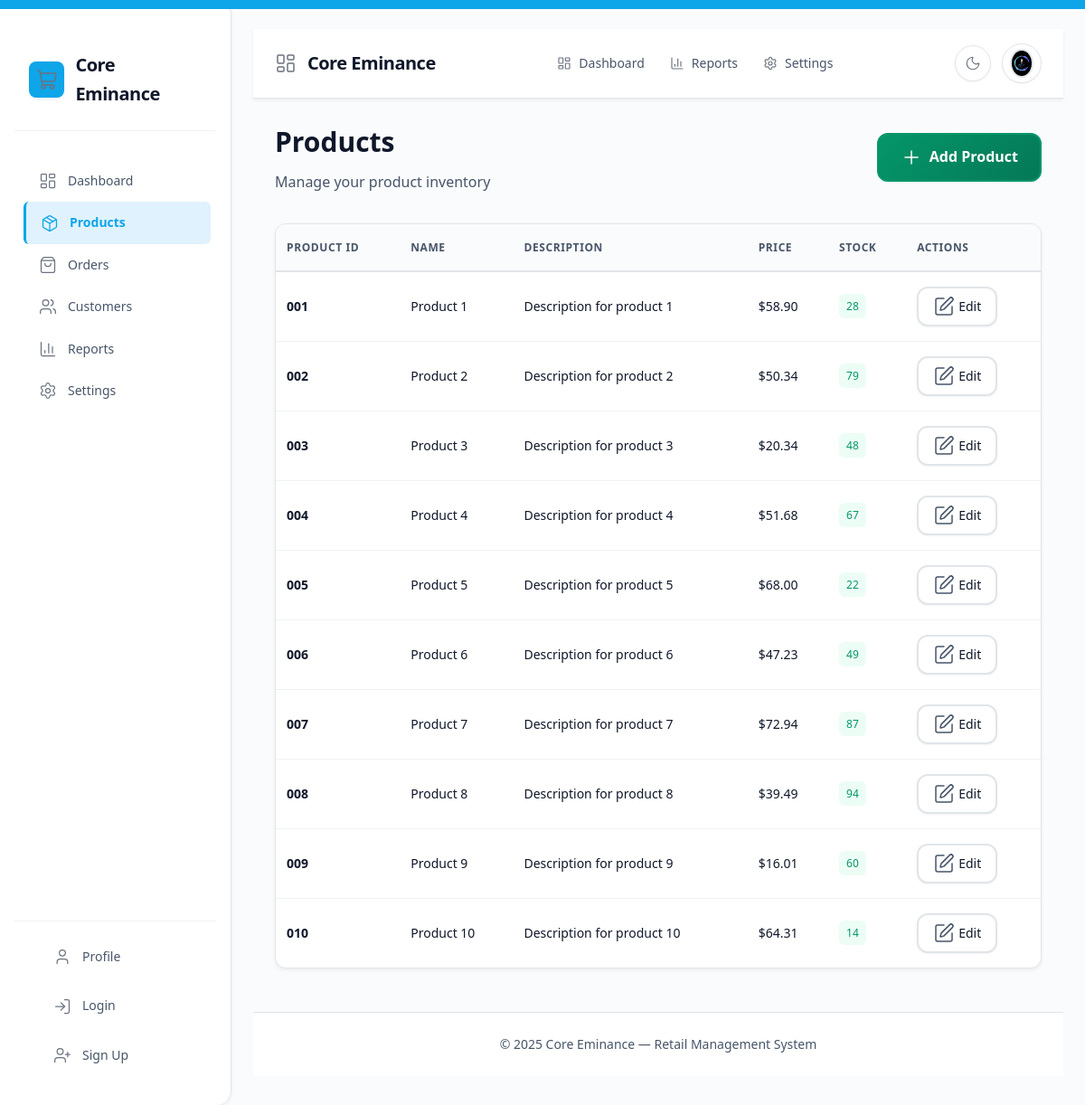
The page /list_products (signed in) on the database as committed earlier.
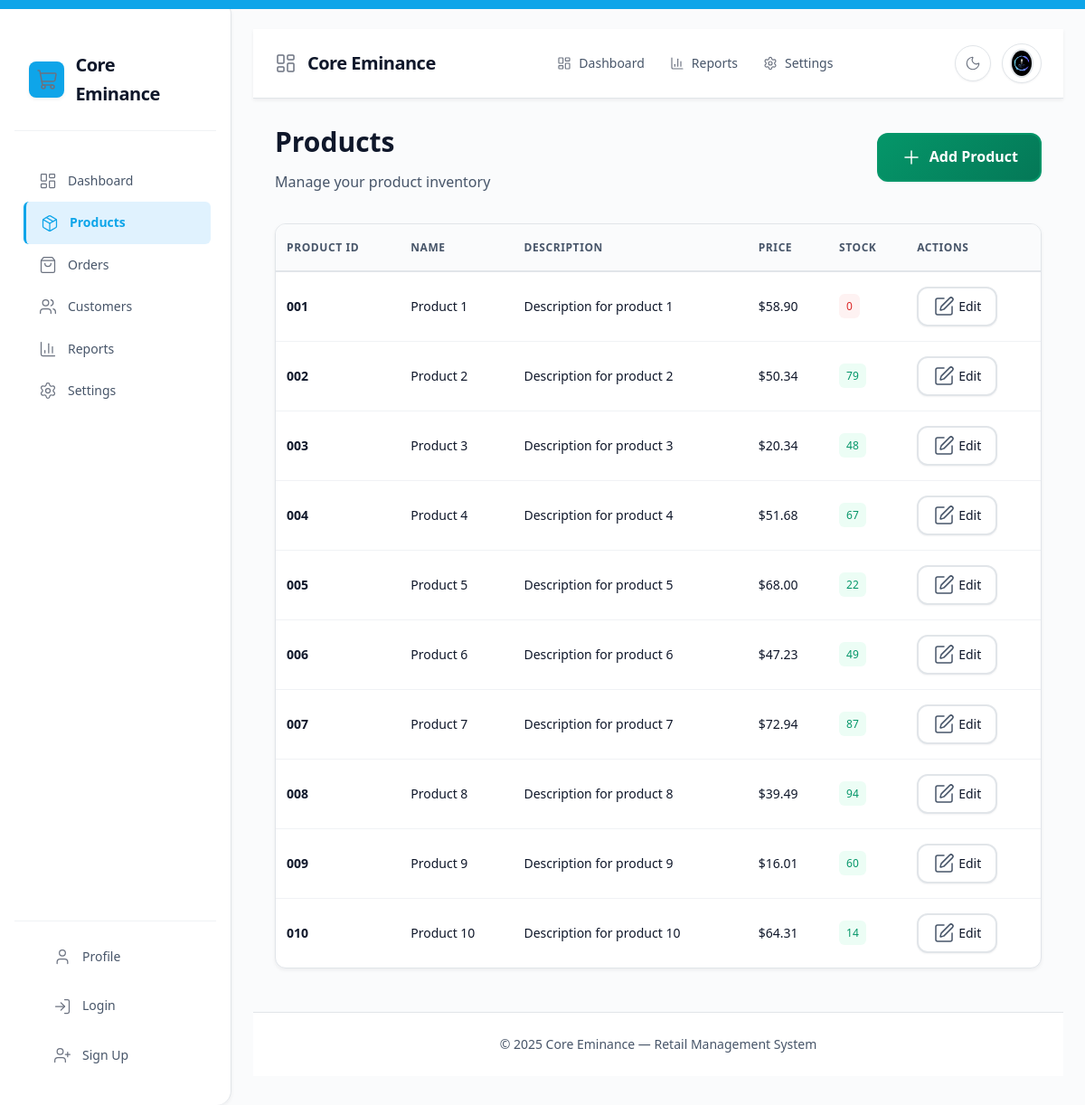
The same page on the database as committed later.
### models.py (models this page shows)
class Product(db.Model):
    product_id = db.Column(db.String(100), primary_key=True)
    name = db.Column(db.String(100))
    description = db.Column(db.String(200))
    price = db.Column(db.Float)
    stock_quantity = db.Column(db.Integer)
    sales = db.relationship("Sale", back_populates="product", lazy=True)

### app.py (the view)
@app.route("/list_products")
def list_products():
    products = Product.query.all()
    return render_template("list_products.html", products=products)

### app.py (called while the page is built)
@login_manager.user_loader
def load_user(user_id):
    return User.query.get(int(user_id))

### templates/list_products.html (shortened to what this page needs)
{% extends 'base.html' %}
{% block content %}
<div style="padding: var(--space-6);">
    <div style="display: flex; align-items: center; justify-content: space-between; margin-bottom: var(--space-8);">
        <div>
            <h1 style="font-size: var(--font-size-3xl); font-weight: var(--font-weight-bold); color: var(--text-primary); margin: 0;">Products</h1>
            <p style="color: var(--text-secondary); margin: var(--space-2) 0 0 0;">Manage your product inventory</p>
        </div>
        <a href="{{ url_for('add_product') }}" class="btn btn--primary" style="text-decoration: none;">
            <i data-lucide="plus"></i>
            Add Product
        </a>
    </div>
    <div class="table-container">
        <table class="table" id="products-table">
            <thead>
                <tr>
                    <th>Product ID</th>
                    <th>Name</th>
                    <th>Description</th>
                    <th>Price</th>
                    <th>Stock</th>
                    <th>Actions</th>
                </tr>
            </thead>
            <tbody>
                {% for product in products %}
                <tr>
                    <td><strong>{{ product.product_id }}</strong></td>
                    <td>{{ product.name }}</td>
                    <td>{{ product.description }}</td>
                    <td>${{ '%.2f'|format(product.price) }}</td>
                    <td>
                        <span class="badge {% if product.stock_quantity > 10 %}badge--success{% elif product.stock_quantity > 5 %}badge--warning{% else %}badge--danger{% endif %}">
                            {{ product.stock_quantity }}
                        </span>
                    </td>
                    <td>
                        <a href="{{ url_for('update_product', product_id=product.product_id) }}" class="btn btn--small btn--secondary" style="text-decoration: none;">
                            <i data-lucide="edit"></i>
                            Edit
                        </a>
                    </td>
                </tr>
                {% endfor %}
            </tbody>
        </table>
    </div>
</div>
{% endblock %}

Rows that differ between the two databases and show on the page:
changed Product "Product 1": stock_quantity "28" → "0"
